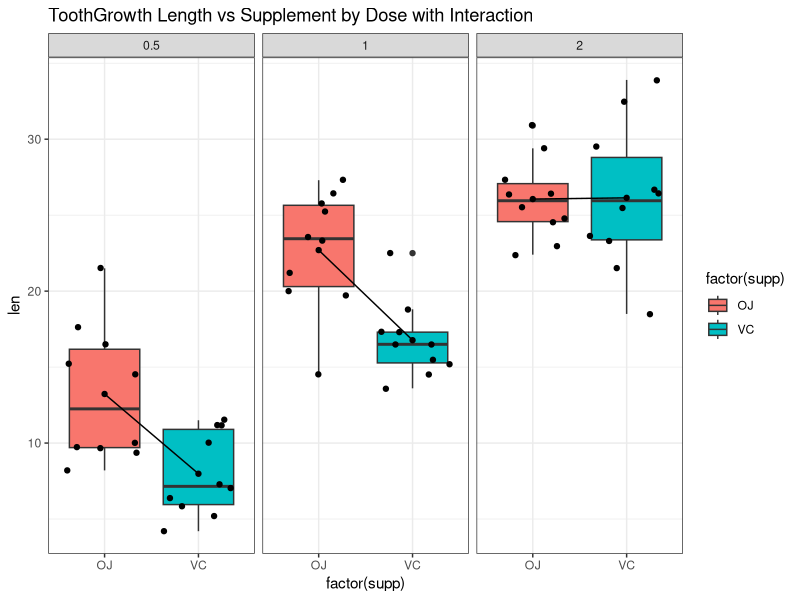
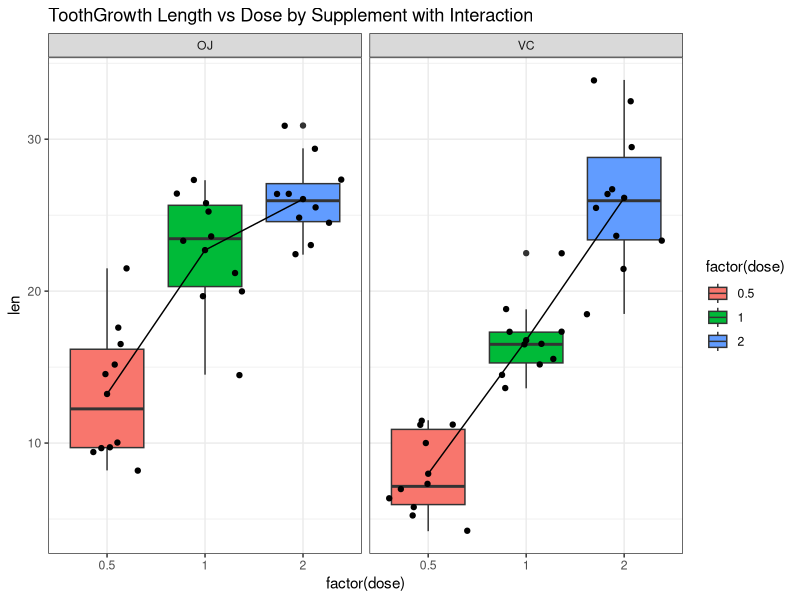

R code for these plots, in order:
library(plyr, warn.conflicts = FALSE)
library(dplyr, warn.conflicts = FALSE)
library(ggplot2, warn.conflicts = FALSE)
library(knitr, warn.conflicts = FALSE)
library(xtable, warn.conflicts = FALSE)
library('RColorBrewer')

#set color scheme for graphing
blues <- brewer.pal(5, 'Blues')[3:5]
reds <- brewer.pal(5, 'Reds')[3:5]

#get the dataset that is part of R
data(ToothGrowth)

#get a look at the dataset
summary(ToothGrowth)
str(ToothGrowth)

#take a look at the unique values for each of the variables
unique(ToothGrowth$len)
unique(ToothGrowth$supp)
unique(ToothGrowth$dose)

#to get a sense of the interactions and spread of data, 
#interactions are calculated and the plotted with 
#a box plot
toothInt <- ddply(ToothGrowth,.(dose,supp),summarise, val = mean(len))

#figure 1
ggplot(ToothGrowth, aes(x = factor(supp), y = len)) + 
  ggtitle("ToothGrowth Length vs Supplement by Dose with Interaction") + 
  geom_boxplot (aes(fill=factor(supp))) + geom_jitter() + facet_grid(.~dose) + 
  geom_point(data = toothInt, aes(y = val)) +
  geom_line(data = toothInt, aes(y = val, group = dose)) + 
  theme_bw()

#figure 2
ggplot(ToothGrowth, aes(x = factor(dose), y = len)) + 
  ggtitle("ToothGrowth Length vs Dose by Supplement with Interaction") + 
  geom_boxplot (aes(fill=factor(dose))) + geom_jitter() + facet_grid(.~supp) + 
  geom_point(data = toothInt, aes(y = val)) +
  geom_line(data = toothInt, aes(y = val, group = supp)) + 
  theme_bw()

#Summary of guinea pigs given 0.5, 1.0 and 2.0 mg doses of Vitamin C and Orange Juice
t<-rbind(
  summary(ToothGrowth[which(ToothGrowth$dose==0.5 & ToothGrowth$supp=='VC'),]$len),
  summary(ToothGrowth[which(ToothGrowth$dose==1.0 & ToothGrowth$supp=='VC'),]$len),
  summary(ToothGrowth[which(ToothGrowth$dose==2.0 & ToothGrowth$supp=='VC'),]$len),
  
  summary(ToothGrowth[which(ToothGrowth$dose==0.5 & ToothGrowth$supp=='OJ'),]$len),
  summary(ToothGrowth[which(ToothGrowth$dose==1.0 & ToothGrowth$supp=='OJ'),]$len),
  summary(ToothGrowth[which(ToothGrowth$dose==2.0 & ToothGrowth$supp=='OJ'),]$len)
  
)
#set the row and column names
dimnames(t) <- list(
  c("0.5 mg Vitamin C", "1.0 mg Vitamin C", "2.0 mg Vitamin C",
    "1.0 mg Orange Juice","1.5 mg Orange Juice","2.0 mg Orange Juice"),
  c("Min.",    "1st Qu.", "Median",  "Mean",    "3rd Qu.", "Max."))

#show the table
t
#genterate the html to create the table for Markdown
print(xtable(t), type = "html")
anova.out <- aov(len ~ supp * dose, data=ToothGrowth)
summary(anova.out)
#create html for the report
print(xtable(summary(anova.out)), type = "html")


#not so sure this is correct
ddply(ToothGrowth, dose ~ supp,function(x) 
  c("t-statistic"=t.test(x$len)$statistic,"p-value" =t.test(x$len)$p.value, mean=mean(x$len), sd=sd(x$len),
    conf.int=t.test(x$len)$conf.int))

#get VC and OJ variance
var(ToothGrowth[which(ToothGrowth$supp=='VC'),]$len)
var(ToothGrowth[which(ToothGrowth$supp=='OJ'),]$len)

#Use confidence intervals and hypothesis tests to compare tooth growth by supp and dose

#Caluculate the 95% confidence interval (c.i) each dose and each supplement
ci<-as.data.frame(
  list(
    round(t.test(ToothGrowth$len[ToothGrowth$dose==0.5])$conf.int,2),
    round(t.test(ToothGrowth$len[ToothGrowth$dose==1.0])$conf.int,2),
    round(t.test(ToothGrowth$len[ToothGrowth$dose==2.0])$conf.int,2),
    round(t.test(ToothGrowth$len[ToothGrowth$supp=='OJ'])$conf.int,2),
    round(t.test(ToothGrowth$len[ToothGrowth$supp=='VC'])$conf.int,2)
  )
)
#relabel
row.names(ci)=c('Lower Limit','Upper Limit')
names(ci)=c('0.5 mg/day','1.0 mg/day','2.0 mg/day','OJ','VC')
#generate html
print(xtable(ci), type = "html")

#p-values for dose and supplement compare
pvalues<-as.data.frame(
  list(
    t.test(ToothGrowth$len[ToothGrowth$dose==0.5],ToothGrowth$len[ToothGrowth$dose==1])$p.value,
    t.test(ToothGrowth$len[ToothGrowth$dose==0.5],ToothGrowth$len[ToothGrowth$dose==2])$p.value,
    t.test(ToothGrowth$len[ToothGrowth$dose==1.0],ToothGrowth$len[ToothGrowth$dose==2])$p.value,
    t.test(ToothGrowth$len[ToothGrowth$supp=="VC"],ToothGrowth$len[ToothGrowth$supp=="OJ"])$p.value
  )
)
#relabel
row.names(pvalues)<-c('p-value')
names(pvalues)<-c('0.5 mg/day vs 1.0 mg/day','0.5 mg/day vs 2.0 mg/day','1.0 mg/day vs 2.0 mg/day','VC vs OJ')
#generate html
print(xtable(pvalues), type = "html")

#ci's for each combination of dose and supplement level
ci_combos<-as.data.frame(
  list(
    round(t.test(ToothGrowth$len[ToothGrowth$supp=="OJ" & ToothGrowth$dose==0.5])$conf.int,2),
    round(t.test(ToothGrowth$len[ToothGrowth$supp=="OJ" & ToothGrowth$dose==1])$conf.int,2),
    round(t.test(ToothGrowth$len[ToothGrowth$supp=="OJ" & ToothGrowth$dose==2])$conf.int,2),
    
    round(t.test(ToothGrowth$len[ToothGrowth$supp=="VC" & ToothGrowth$dose==0.5])$conf.int,2),
    round(t.test(ToothGrowth$len[ToothGrowth$supp=="VC" & ToothGrowth$dose==1])$conf.int,2),
    round(t.test(ToothGrowth$len[ToothGrowth$supp=="VC" & ToothGrowth$dose==2])$conf.int,2)
  )
)
#relabel
row.names(ci_combos)<-c('Lower Limit','Upper Limit')
names(ci_combos)=c('OJ @0.5 mg/day','OJ @ 1 mg/day','OJ @2 mg/day','VC @0.5 mg/day','VC @1mg/day','VC @2 mg/day')
#generate html
print(xtable(ci_combos), type = "html")
ci_combos

#p-values for combos
pvalues_combos<-as.data.frame(
  list(
    t.test(ToothGrowth$len[ToothGrowth$supp=="OJ" & ToothGrowth$dose==0.5],ToothGrowth$len[ToothGrowth$supp=="VC" & ToothGrowth$dose==0.5])$p.value,
    t.test(ToothGrowth$len[ToothGrowth$supp=="OJ" & ToothGrowth$dose==1],ToothGrowth$len[ToothGrowth$supp=="VC" & ToothGrowth$dose==1])$p.value,
    t.test(ToothGrowth$len[ToothGrowth$supp=="OJ" & ToothGrowth$dose==2],ToothGrowth$len[ToothGrowth$supp=="VC" & ToothGrowth$dose==2])$p.value
  )
)
#relabel
row.names(pvalues_combos)<-c('p-value')
names(pvalues_combos)<-c('OJ vs VC @0.5 mg/day','OJ vs VC @1.0 mg/day','OJ vs VC @2.0 mg/day')
#generate html
print(xtable(pvalues_combos), type = "html")
#xtable reformats digits so get them from raw data
pvalues_combos

